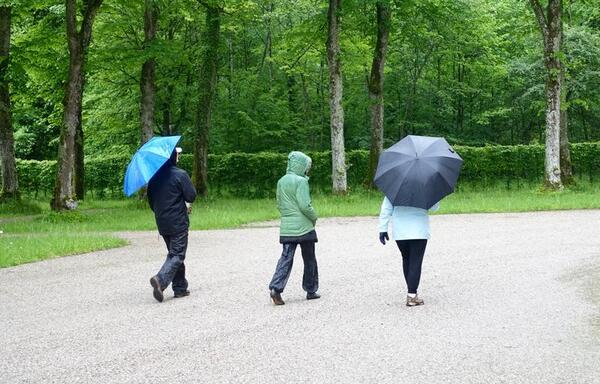
#> input picture Image_Processing/Feature_detections/HOG/Passesngets/pedestrians_2.jpg, 600 x 384 px
$ python hog_.py
#> lines starting #> are read from the running program, lines starting #| are printed output that depends on the picture; after the words box and inside, x2 and y2 are one past the last pixel; in counts of white or black regions, pixels touching at a corner belong together
import cv2
import os
# Import the OpenCV library to enable computer vision

# Description: Detect pedestrians in an image using the
#   Histogram of Oriented Gradients (HOG) method

# Make sure the image file is in the same directory as your code
filename = './pedestrians_2.jpg'


def main():
    os.chdir(os.path.dirname(__file__))
    # Create a HOGDescriptor object
    hog = cv2.HOGDescriptor()

    # Initialize the People Detector
    hog.setSVMDetector(cv2.HOGDescriptor_getDefaultPeopleDetector())

    # Load an image
    image = cv2.imread(filename)
#> image is the input picture: shape (384, 600, 3); mean B, G, R 120.4, 151.3, 129.5

    # Detect people
    # image: Source image
    # winStride: step size in x and y direction of the sliding window
    # padding: no. of pixels in x and y direction for padding of sliding window
    # scale: Detection window size increase coefficient
    # bounding_boxes: Location of detected people
    # weights: Weight scores of detected people
    (bounding_boxes, weights) = hog.detectMultiScale(image,
                                                     winStride=(4, 4),
                                                     padding=(8, 8),
                                                     scale=1.05)
#> bounding_boxes = [[123, 125, 102, 203], [353, 111, 115, 229], [243, 118, 108, 216]]; weights = [1.94, 1.8, 3.34]

    # Draw bounding boxes on the image
    for (x, y, w, h) in bounding_boxes:
        cv2.rectangle(image,
                      (x, y),
                      (x + w, y + h),
                      (0, 0, 255),
                      4)
#> this loop made 3 passes
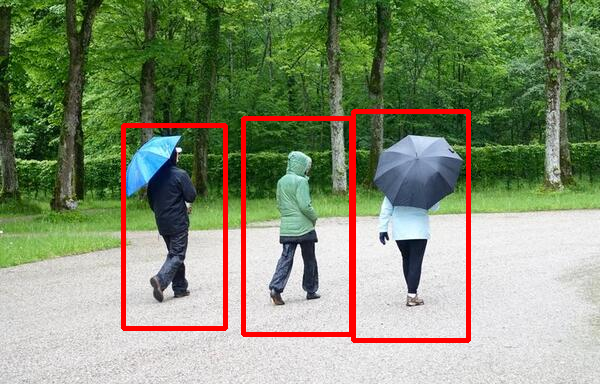
#> image: shape (384, 600, 3); 3.92% of pixels changed, all inside (x1, y1, x2, y2) = (121, 109, 471, 343)

    cv2.imshow("Image", image)
    cv2.waitKey(0)


if __name__ == "__main__":
    main()

$ run again, with Image_Processing/Feature_detections/HOG/Passesngets/pedestrians_1.jpg copied over Image_Processing/Feature_detections/HOG/Passesngets/pedestrians_2.jpg
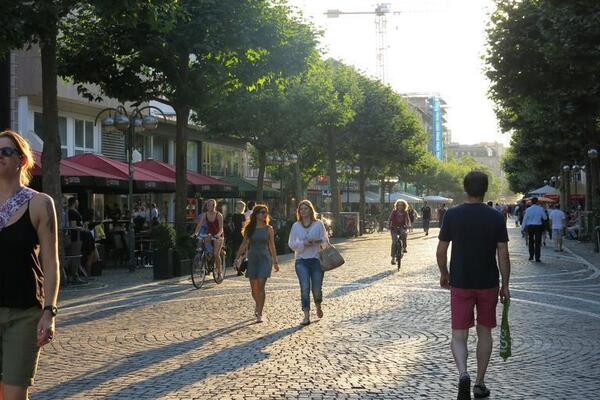
#> input picture Image_Processing/Feature_detections/HOG/Passesngets/pedestrians_1.jpg, 600 x 400 px
#> in main, image is the input picture: shape (400, 600, 3); mean B, G, R 94.3, 102.3, 101.8
#> bounding_boxes = [[364, 159, 67, 133], [179, 182, 65, 130], [221, 189, 76, 152], [267, 179, 84, 168], [412, 146, 132, 254]]; weights = [0.45, 0.443, 1.47, 2.19, 0.756]
#> the loop in main, `for (x, y, w, h) in bounding_boxes:` made 5 passes
#> after the loop in main, `for (x, y, w, h) in bounding_boxes:`:
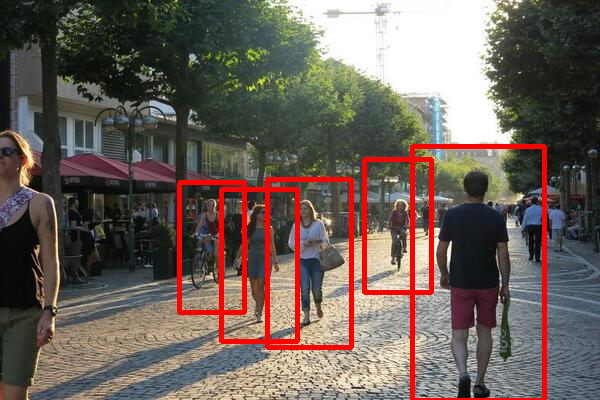
#> image: shape (400, 600, 3); 5% of pixels changed, all inside (x1, y1, x2, y2) = (177, 144, 547, 400)
